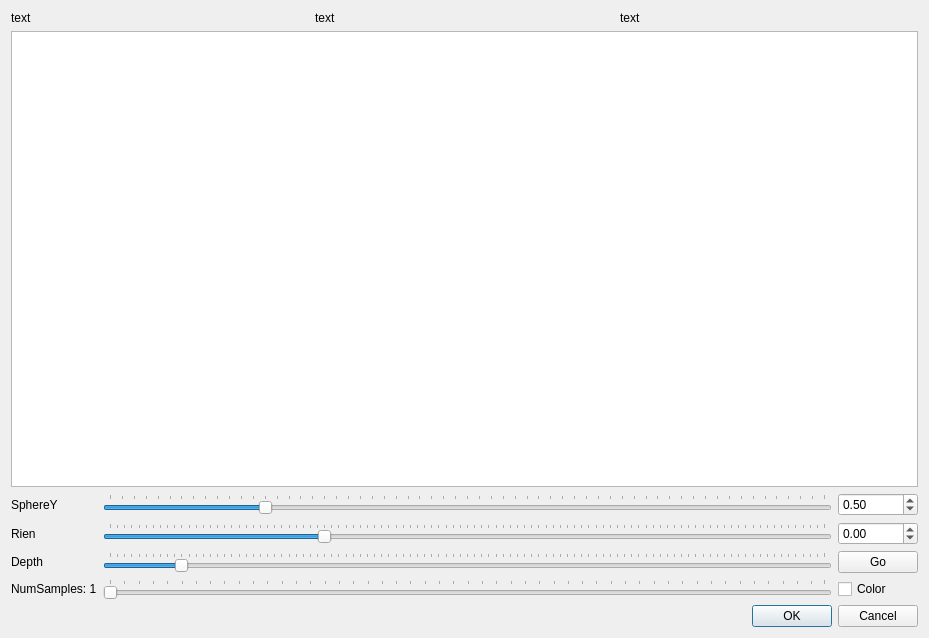
<?xml version="1.0" encoding="UTF-8"?>
<ui version="4.0">
 <class>RayView_rtiow</class>
 <widget class="QDialog" name="RayView_rtiow">
  <property name="geometry">
   <rect>
    <x>0</x>
    <y>0</y>
    <width>929</width>
    <height>638</height>
   </rect>
  </property>
  <property name="windowTitle">
   <string>Dialog</string>
  </property>
  <layout class="QVBoxLayout" name="verticalLayout">
   <item>
    <layout class="QGridLayout" name="gridLayout_2">
     <property name="topMargin">
      <number>0</number>
     </property>
     <item row="0" column="0">
      <widget class="QLabel" name="m_tempsTotal">
       <property name="text">
        <string>text</string>
       </property>
      </widget>
     </item>
     <item row="0" column="1">
      <widget class="QLabel" name="m_tempsProcess">
       <property name="text">
        <string>text</string>
       </property>
      </widget>
     </item>
     <item row="0" column="2">
      <widget class="QLabel" name="m_tempsImage">
       <property name="text">
        <string>text</string>
       </property>
      </widget>
     </item>
    </layout>
   </item>
   <item>
    <widget class="QGraphicsView" name="graphicsView"/>
   </item>
   <item>
    <layout class="QGridLayout" name="gridLayout">
     <property name="topMargin">
      <number>0</number>
     </property>
     <item row="3" column="1">
      <widget class="QSlider" name="horizontalSlider_4">
       <property name="minimum">
        <number>1</number>
       </property>
       <property name="maximum">
        <number>500</number>
       </property>
       <property name="pageStep">
        <number>1</number>
       </property>
       <property name="value">
        <number>1</number>
       </property>
       <property name="orientation">
        <enum>Qt::Horizontal</enum>
       </property>
       <property name="tickPosition">
        <enum>QSlider::TicksAbove</enum>
       </property>
       <property name="tickInterval">
        <number>10</number>
       </property>
      </widget>
     </item>
     <item row="0" column="0">
      <widget class="QLabel" name="label">
       <property name="text">
        <string>SphereY</string>
       </property>
      </widget>
     </item>
     <item row="0" column="2">
      <widget class="QDoubleSpinBox" name="dSpin1">
       <property name="minimum">
        <double>-99.989999999999995</double>
       </property>
       <property name="singleStep">
        <double>0.010000000000000</double>
       </property>
       <property name="value">
        <double>0.500000000000000</double>
       </property>
      </widget>
     </item>
     <item row="1" column="2">
      <widget class="QDoubleSpinBox" name="dSpin2">
       <property name="minimum">
        <double>-99.000000000000000</double>
       </property>
       <property name="singleStep">
        <double>0.100000000000000</double>
       </property>
      </widget>
     </item>
     <item row="1" column="0">
      <widget class="QLabel" name="label_2">
       <property name="text">
        <string>Rien</string>
       </property>
      </widget>
     </item>
     <item row="0" column="1">
      <widget class="QSlider" name="horizontalSlider">
       <property name="minimum">
        <number>-100</number>
       </property>
       <property name="maximum">
        <number>500</number>
       </property>
       <property name="value">
        <number>30</number>
       </property>
       <property name="orientation">
        <enum>Qt::Horizontal</enum>
       </property>
       <property name="tickPosition">
        <enum>QSlider::TicksAbove</enum>
       </property>
      </widget>
     </item>
     <item row="2" column="1">
      <widget class="QSlider" name="horizontalSlider_3">
       <property name="maximum">
        <number>100</number>
       </property>
       <property name="value">
        <number>10</number>
       </property>
       <property name="tracking">
        <bool>true</bool>
       </property>
       <property name="orientation">
        <enum>Qt::Horizontal</enum>
       </property>
       <property name="invertedAppearance">
        <bool>false</bool>
       </property>
       <property name="invertedControls">
        <bool>false</bool>
       </property>
       <property name="tickPosition">
        <enum>QSlider::TicksAbove</enum>
       </property>
      </widget>
     </item>
     <item row="3" column="2">
      <widget class="QCheckBox" name="chkColor">
       <property name="text">
        <string>Color</string>
       </property>
      </widget>
     </item>
     <item row="1" column="1">
      <widget class="QSlider" name="horizontalSlider_2">
       <property name="maximum">
        <number>100</number>
       </property>
       <property name="value">
        <number>30</number>
       </property>
       <property name="orientation">
        <enum>Qt::Horizontal</enum>
       </property>
       <property name="tickPosition">
        <enum>QSlider::TicksAbove</enum>
       </property>
      </widget>
     </item>
     <item row="2" column="0">
      <widget class="QLabel" name="label_3">
       <property name="text">
        <string>Depth</string>
       </property>
      </widget>
     </item>
     <item row="3" column="0">
      <widget class="QLabel" name="lblNumSamples">
       <property name="text">
        <string>NumSamples: 1</string>
       </property>
      </widget>
     </item>
     <item row="2" column="2">
      <widget class="QPushButton" name="btnGo">
       <property name="text">
        <string>Go</string>
       </property>
      </widget>
     </item>
    </layout>
   </item>
   <item>
    <widget class="QDialogButtonBox" name="buttonBox">
     <property name="orientation">
      <enum>Qt::Horizontal</enum>
     </property>
     <property name="standardButtons">
      <set>QDialogButtonBox::Cancel|QDialogButtonBox::Ok</set>
     </property>
    </widget>
   </item>
  </layout>
 </widget>
 <resources/>
 <connections>
  <connection>
   <sender>buttonBox</sender>
   <signal>accepted()</signal>
   <receiver>RayView_rtiow</receiver>
   <slot>accept()</slot>
   <hints>
    <hint type="sourcelabel">
     <x>248</x>
     <y>254</y>
    </hint>
    <hint type="destinationlabel">
     <x>157</x>
     <y>274</y>
    </hint>
   </hints>
  </connection>
  <connection>
   <sender>buttonBox</sender>
   <signal>rejected()</signal>
   <receiver>RayView_rtiow</receiver>
   <slot>reject()</slot>
   <hints>
    <hint type="sourcelabel">
     <x>316</x>
     <y>260</y>
    </hint>
    <hint type="destinationlabel">
     <x>286</x>
     <y>274</y>
    </hint>
   </hints>
  </connection>
 </connections>
</ui>
